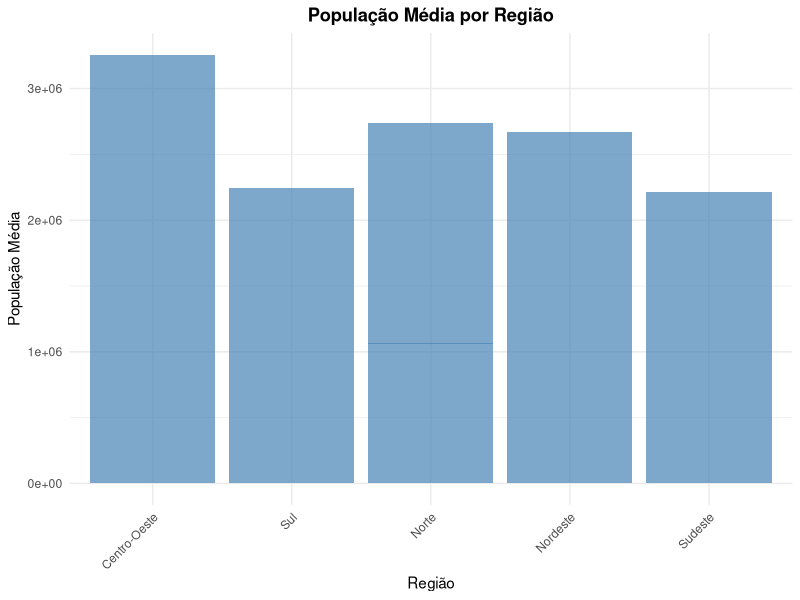
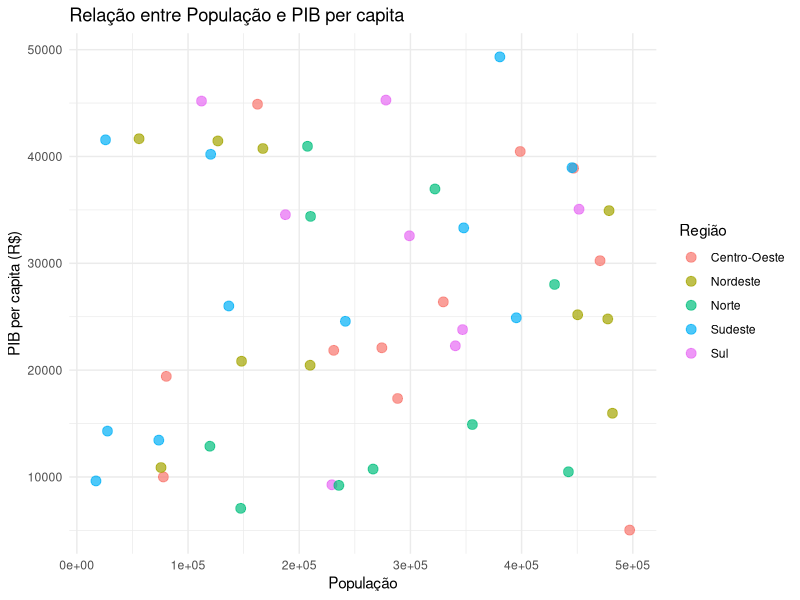
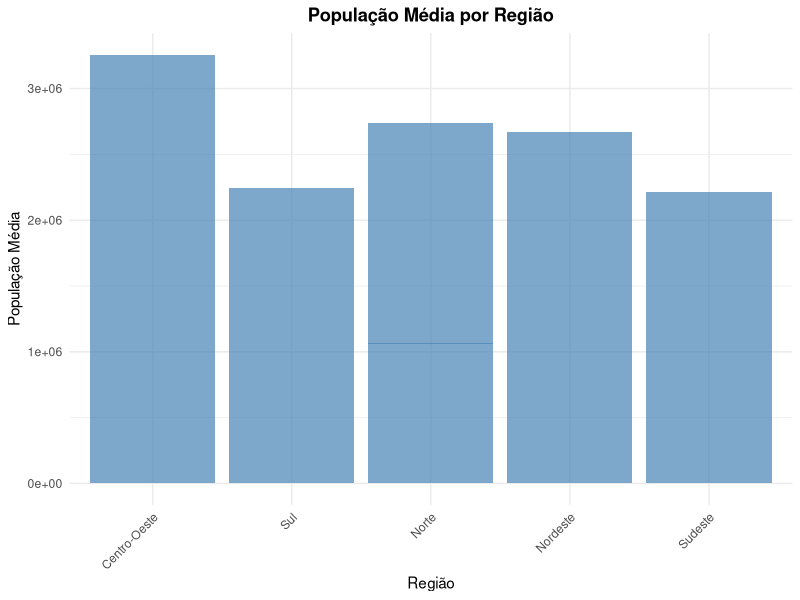
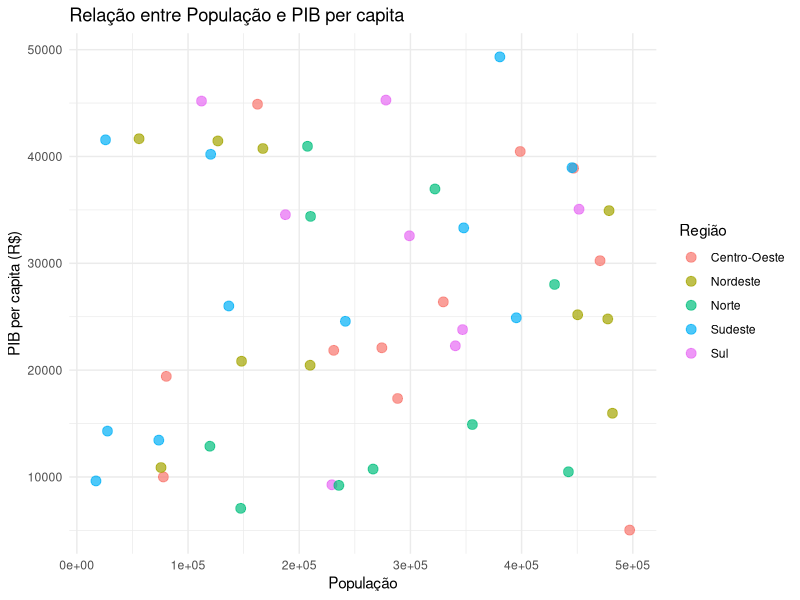

Generate these figures, in order, with R:
# analise.R
# Script simples de análise de dados para demonstração de versionamento no GitHub

# Carregar bibliotecas necessárias
library(dplyr)
library(ggplot2)

# Criar um dataset de exemplo
set.seed(123)  # Para reprodutibilidade

dados <- data.frame(
  municipio = paste0("Município_", 1:50),
  populacao = round(runif(50, 5000, 500000), 0),
  pib_per_capita = round(runif(50, 5000, 50000), 0),
  regiao = sample(c("Norte", "Nordeste", "Centro-Oeste", "Sudeste", "Sul"), 
                  50, replace = TRUE)
)

# Estatísticas descritivas
cat("=== ESTATÍSTICAS DESCRITIVAS ===\n")
cat("\nPopulação:\n")
print(summary(dados$populacao))

cat("\nPIB per capita:\n")
print(summary(dados$pib_per_capita))

# Resumo por região
resumo_regiao <- dados %>%
  group_by(regiao) %>%
  summarise(
    populacao_media = mean(populacao),
    pib_per_capita_medio = mean(pib_per_capita),
    n_municipios = n()
  ) %>%
  arrange(desc(populacao_media))

cat("\n=== RESUMO POR REGIÃO ===\n")
print(resumo_regiao)

# Criar gráfico de barras
ggplot(dados, aes(x = reorder(regiao, -populacao), y = populacao)) +
  geom_col(fill = "steelblue", alpha = 0.7) +
  theme_minimal() +
  theme(
    plot.title = element_text(hjust = 0.5, face = "bold"),
    axis.text.x = element_text(angle = 45, hjust = 1)
  ) +
  labs(
    title = "População Média por Região",
    x = "Região",
    y = "População Média"
  )

# Salvar gráfico
ggsave("populacao_por_regiao.png", width = 8, height = 6, dpi = 300)

# Criar gráfico de dispersão
ggplot(dados, aes(x = populacao, y = pib_per_capita, color = regiao)) +
  geom_point(size = 3, alpha = 0.7) +
  theme_minimal() +
  labs(
    title = "Relação entre População e PIB per capita",
    x = "População",
    y = "PIB per capita (R$)",
    color = "Região"
  )

# Salvar gráfico
ggsave("pib_vs_populacao.png", width = 8, height = 6, dpi = 300)

# Mensagem final
cat("\n=== ANÁLISE CONCLUÍDA ===\n")
cat("Gráficos salvos como:\n")
cat("- populacao_por_regiao.png\n")
cat("- pib_vs_populacao.png\n")
cat("\nTotal de municípios analisados:", nrow(dados))
